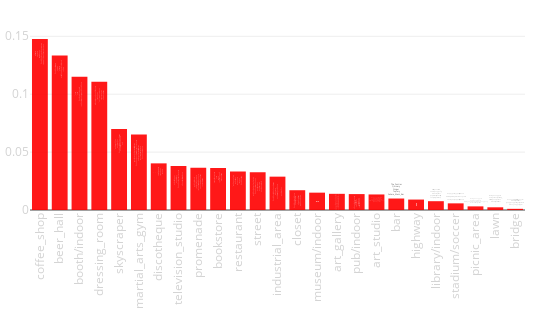

This figure's notebook cell:
### Code cell
tags_rate(city_data)

### Figure 1 — Plotly figure (JSON) as saved in the notebook; plotly's stock layout.template omitted (floating-point values rounded to 4 significant figures)
{"data": [{"hoverinfo": "y+text", "marker": {"color": "red"}, "opacity": 0.9, "text": ["Coffee_Roastery_Lab_by_18Grams<br>Omotesando_Koffee_Hong_Kong<br>CoCo_Espresso<br>Kaffeine<br>Barista_Jam", "Ginger<br>Quarry_Bay_Hongkong_Island<br>Iberico_Co_<br>FRITES<br>Brotzeit_Hong_Kong", "_<br>Hong_Kong_Exhibition_Centre_Wan_Chai<br>_Broadway_Kwai_Fong<br>MCL_<br>MCL_", "Little_DOT_Vintage<br>FreedomTattoo<br>Causeway_Place_1_167_<br>The_Capital_<br>Novelty_Lane_noveltylane_com", "_360_<br>Hong_Kong_Victoria_Peak<br>Victoria_Peak_Top_Of_Hong_Kong<br>Lugard_Road<br>Sky_Terrace_428_", "Anurati_Cindy_Leung<br>Pure_Fitness_Kinwick_Centre<br>Fitness_First_Platinum_Tower_535<br>Madame_Tussauds_Victoria_Peak_Hongkong<br>Fitness_First_Platinum_Hopewell_Centre", "Ophelia<br>The_Pontiac<br>MAISON_EIGHT<br>_<br>_", "Peel_Fresco_Music_Lounge<br>_<br>Madam_Tussauds_Hongkong<br>Caf_Hillywood<br>1563_at_the_East", "Victoria_Harbour<br>Tsim_Sha_Tsui_Promenade<br>Avenue_Of_Stars_Tsim_Sha_Tsui<br>Kowloon_City_Ferry_Pier<br>Quarry_Bay_Park", "Eslite_bookstore_<br>_Fook_Le_Model<br>Toolss<br>MCL_<br>Montane_Mansion", "Pici_Hong_Kong<br>Sabatini<br>Bakehouse<br>Chilli_Fagara<br>Greyhound_Cafe_", "_Hollywood_Road<br>Granville_Road<br>Lockhart_Road<br>Soho_Central_Hongkong<br>Kwum_Yam_Temple_Hung_Hom", "Lugard_Road<br>_<br>Hong_Kong_Victoria_Peak<br>Garden_Hill<br>Victoria_Peak_Top_Of_Hong_Kong", "Kwai_Chung_Plaza<br>Little_DOT_Vintage<br>_<br>Midwest_Vintage<br>Hung_Hom_Hong_Kong", "_Hong_Kong_Heritage_Museum<br>_Thaimerder<br>Comix_Home_Base_<br>Bibo<br>Hong_Kong_China_International_Tattoo_Convention", "Comix_Home_Base_<br>Affordable_Art_Fair_Hong_Kong<br>Galaxy_Tattoo_HK<br>_Hong_Kong_Heritage_Museum<br>Art_Basel_HK_Collectors_Lounge", "Sahara_Mezz_Bar<br>The_Old_Man<br>The_Woods<br>Iberico_Co_<br>Mahalo_Tiki_Lounge", "Galaxy_Tattoo_HK<br>Uma_Nota_HK<br>Comix_Home_Base_<br>Art_Basel_HK_Collectors_Lounge<br>_MOFO_Tattoo", "The_Pontiac<br>Quinary<br>Ginger<br>Topiary<br>Sahara_Mezz_Bar", "_<br>Cemoro_Sewu_Sarangan_Gunung_Lawu<br>_<br>Hong_Hum_Train_Station_Hong_Kong<br>Hong_Kong_Convention_Exhibition_Centre_", "Eslite_bookstore_<br>SCAD_Hong_Kong<br>Graham_Street<br>_Polytechnic_University<br>TC2_cafe_workshop", "Happy_Valley_Sports_Ground<br>_<br>HONG_KONG_FOOTBALL_CLUB<br>_<br>Sham_Shui_Po_Sports_Ground", "Nam_Cheong_Park<br>_<br>Kowloon_Tsai_Park<br>Bruce_Lee_Statue_Kowloon_Hong_Kong<br>Harbourfront_Horizon", "Nam_Cheong_Park<br>Zero_Carbon_Building_<br>Victoria_Peak_Garden<br>Grand_Waterfront<br>_", "Avenue_Of_Stars_Tsim_Sha_Tsui<br>Grand_Waterfront<br>_Hong_Kong_Heritage_Museum<br>_<br>Kwun_Tong_Ferry_Pier"], "type": "bar", "uid": "1dfb97fa-3c32-11e9-a70b-3c15c2cf2370", "x": ["coffee_shop", "beer_hall", "booth/indoor", "dressing_room", "skyscraper", "martial_arts_gym", "discotheque", "television_studio", "promenade", "bookstore", "restaurant", "street", "industrial_area", "closet", "museum/indoor", "art_gallery", "pub/indoor", "art_studio", "bar", "highway", "library/indoor", "stadium/soccer", "picnic_area", "lawn", "bridge"], "y": [0.1477, 0.1335, 0.1151, 0.1108, 0.06992, 0.06524, 0.04028, 0.03801, 0.03649, 0.03627, 0.03325, 0.03261, 0.0288, 0.01709, 0.01498, 0.01397, 0.01374, 0.01343, 0.009919, 0.009016, 0.007605, 0.005746, 0.003129, 0.002334, 0.001007]}], "layout": {"height": 330, "margin": {"b": 120, "l": 30, "r": 25, "t": 30}, "showlegend": false, "width": 550, "xaxis": {"tickangle": -90, "tickfont": {"color": "lightgrey", "size": 11.5}}, "xaxis2": {"tickangle": -90, "tickfont": {"color": "lightgrey", "size": 11.5}}, "yaxis": {"tickfont": {"color": "lightgrey", "size": 11.5}}, "yaxis2": {"tickfont": {"color": "lightgrey", "size": 11.5}}}}
